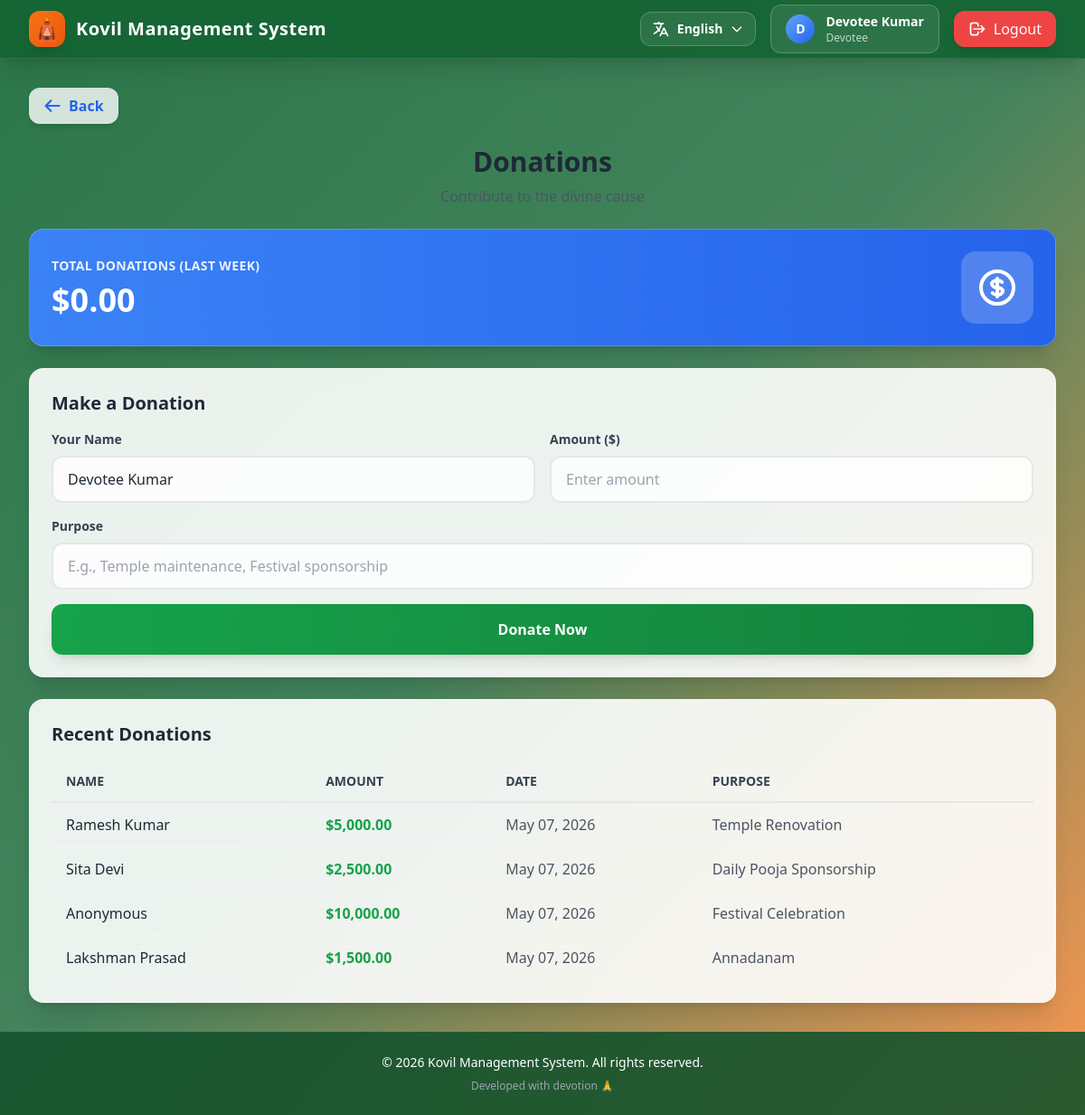
The page /Desktop-App/kovilsystem/index.php?url=donation (signed in) on the database its author committed.
### tables this page shows
CREATE TABLE IF NOT EXISTS donations (
    id INT AUTO_INCREMENT PRIMARY KEY,
    donor_name VARCHAR(100) NOT NULL,
    amount DECIMAL(10,2) NOT NULL,
    purpose VARCHAR(200),
    payment_status ENUM('pending', 'completed', 'failed') DEFAULT 'pending',
    created_at TIMESTAMP DEFAULT CURRENT_TIMESTAMP,
    INDEX idx_created_at (created_at),
    INDEX idx_payment_status (payment_status)
);

### Desktop-App/kovilsystem/index.php (called while the page is built, shortened)
<?php
require_once __DIR__ . "/config/database.php";
require_once __DIR__ . "/app/controllers/MainController.php";
$page = $_GET['url'] ?? 'home';
$page = htmlspecialchars(strip_tags($page), ENT_QUOTES, 'UTF-8');
try {
    $controller = new MainController();
    $controller->load($page);
} catch (Exception $e) {
    error_log("Application Error: " . $e->getMessage());
    if (defined('APP_ENV') && APP_ENV === 'development') {
        echo "<div style='padding: 20px; color: red;'>";
        echo "<h2>Error Occurred</h2>";
        echo "<p>" . htmlspecialchars($e->getMessage(), ENT_QUOTES, 'UTF-8') . "</p>";
        echo "</div>";
    } else {
        echo "<div style='padding: 20px;'>";
        echo "<h2>An error occurred. Please try again later.</h2>";
        echo "</div>";
    }
}

### Desktop-App/kovilsystem/config/database.php (called while the page is built, shortened)
<?php
class Database {
    private static $conn = null;
    public static function connect() {
        if (self::$conn === null) {
            try {
                self::$conn = new mysqli(DB_HOST, DB_USER, DB_PASS, DB_NAME);
                self::$conn->set_charset(DB_CHARSET);
            } catch (Exception $e) {
                error_log("Database Error: " . $e->getMessage());
                die("Database connection failed. Please ensure the database is configured properly.");
            }
        }
        return self::$conn;
    }
}

### Desktop-App/kovilsystem/app/models/Donation.php (called while the page is built, shortened)
<?php
require_once __DIR__ . "/../../config/database.php";
class Donation {
    private $conn;
    public function __construct() {
        $this->conn = Database::connect();
    }
    public function getAll() {
        $result = $this->conn->query("SELECT * FROM donations ORDER BY created_at DESC");
        return $result;
    }
}

### Desktop-App/kovilsystem/app/views/donation/index.php (the view, shortened to what this page needs)
<div class="space-y-6">
    <div class="flex items-center space-x-4 mb-4">
        <a href="javascript:history.back()" class="group flex items-center space-x-2 bg-white/80 hover:bg-white backdrop-blur-sm px-4 py-2 rounded-xl shadow-md transition-all duration-200 hover:scale-105 active:scale-95">
            <svg class="w-5 h-5 text-accent-600 group-hover:text-accent-700" fill="none" stroke="currentColor" viewBox="0 0 24 24">
                <path stroke-linecap="round" stroke-linejoin="round" stroke-width="2.5" d="M10 19l-7-7m0 0l7-7m-7 7h18"></path>
            </svg>
            <span class="font-semibold text-accent-600 group-hover:text-accent-700">Back</span>
        </a>
    </div>
    <div class="text-center mb-8">
        <h1 class="text-3xl font-bold text-gray-800 mb-2">Donations</h1>
        <p class="text-gray-600">Contribute to the divine cause</p>
    </div>
    <div class="glass-card bg-gradient-to-r from-accent-500 to-accent-600 p-6 card-hover">
        <div class="flex items-center justify-between">
            <div>
                <p class="text-white/90 text-sm font-semibold uppercase tracking-wide">Total Donations (Last Week)</p>
                <p class="text-4xl font-bold text-white mt-2">$<?= number_format($donations ?? 0, 2) ?></p>
            </div>
            <div class="w-20 h-20 bg-white/20 backdrop-blur-sm rounded-2xl flex items-center justify-center">
            </div>
        </div>
    </div>
    <div class="glass-card p-6 card-hover">
        <h2 class="text-xl font-bold text-gray-800 mb-4">Make a Donation</h2>
        <form method="POST" class="grid grid-cols-1 md:grid-cols-2 gap-4">
            <div>
                <label for="name" class="block text-sm font-semibold text-gray-700 mb-2">Your Name</label>
                <input
                    type="text"
                    name="name"
                    id="name"
                    placeholder="Enter your name"
                    class="input-field w-full px-4 py-3 bg-white/80 border-2 border-gray-200 text-gray-800 focus:border-primary-500 focus:bg-white transition-all duration-200 rounded-xl"
                    value="<?= htmlspecialchars($_SESSION['user']['name'] ?? '') ?>"
                    required
                >
            </div>
            <div>
                <label for="amount" class="block text-sm font-semibold text-gray-700 mb-2">Amount ($)</label>
                <input
                    type="number"
                    name="amount"
                    id="amount"
                    placeholder="Enter amount"
                    min="1"
                    step="0.01"
                    class="input-field w-full px-4 py-3 bg-white/80 border-2 border-gray-200 text-gray-800 focus:border-primary-500 focus:bg-white transition-all duration-200 rounded-xl"
                    required
                >
            </div>
            <div class="md:col-span-2">
                <label for="purpose" class="block text-sm font-semibold text-gray-700 mb-2">Purpose</label>
                <input
                    type="text"
                    name="purpose"
                    id="purpose"
                    placeholder="E.g., Temple maintenance, Festival sponsorship"
                    class="input-field w-full px-4 py-3 bg-white/80 border-2 border-gray-200 text-gray-800 focus:border-primary-500 focus:bg-white transition-all duration-200 rounded-xl"
                >
            </div>
            <div class="md:col-span-2">
                <button
                    type="submit"
                    class="w-full bg-gradient-to-r from-green-600 to-green-700 hover:from-green-500 hover:to-green-600 text-white font-bold py-4 px-6 rounded-xl shadow-lg transition-all duration-300 transform hover:scale-[1.02] active:scale-[0.98]"
                >
                    Donate Now
                </button>
            </div>
        </form>
    </div>
    <div class="glass-card p-6 card-hover">
        <h2 class="text-xl font-bold text-gray-800 mb-4">Recent Donations</h2>
        <div class="overflow-x-auto">
            <table class="w-full">
                <thead>
                    <tr class="border-b-2 border-gray-200">
                        <th class="text-left py-3 px-4 text-sm font-semibold text-gray-700 uppercase">Name</th>
                        <th class="text-left py-3 px-4 text-sm font-semibold text-gray-700 uppercase">Amount</th>
                        <th class="text-left py-3 px-4 text-sm font-semibold text-gray-700 uppercase">Date</th>
                        <th class="text-left py-3 px-4 text-sm font-semibold text-gray-700 uppercase">Purpose</th>
                    </tr>
                </thead>
                <tbody>
                    <?php
                    $donations = [];
                    if ($data instanceof mysqli_result) {
                        $donations = $data->fetch_all(MYSQLI_ASSOC);
                    } elseif (is_array($data)) {
                        $donations = $data;
                    }
                    ?>
                    <?php if(!empty($donations)): ?>
                        <?php foreach($donations as $donation): ?>
                        <tr class="border-b border-gray-100 hover:bg-gray-50 transition-colors">
                            <td class="py-3 px-4 text-gray-800"><?= htmlspecialchars($donation['donor_name']) ?></td>
                            <td class="py-3 px-4 text-green-600 font-semibold">$<?= number_format($donation['amount'], 2) ?></td>
                            <td class="py-3 px-4 text-gray-600">
                                <?php if(isset($donation['created_at']) && !empty($donation['created_at'])): ?>
                                    <?= date('M d, Y', strtotime($donation['created_at'])) ?>
                                <?php else: ?>
                                    <span class="text-gray-400">N/A</span>
                                <?php endif; ?>
                            </td>
                            <td class="py-3 px-4 text-gray-600"><?= htmlspecialchars($donation['purpose'] ?? 'General') ?></td>
                        </tr>
                        <?php endforeach; ?>
                    <?php else: ?>
                        <tr>
                            <td colspan="4" class="py-8 text-center text-gray-500">No donations yet</td>
                        </tr>
                    <?php endif; ?>
                </tbody>
            </table>
        </div>
    </div>
</div>

### rows shown on the page
donations: donor_name "Ramesh Kumar", amount "5,000.00", created_at "May 07, 2026", purpose "Temple Renovation"
donations: donor_name "Sita Devi", amount "2,500.00", created_at "May 07, 2026", purpose "Daily Pooja Sponsorship"
donations: donor_name "Anonymous", amount "10,000.00", created_at "May 07, 2026", purpose "Festival Celebration"
donations: donor_name "Lakshman Prasad", amount "1,500.00", created_at "May 07, 2026", purpose "Annadanam"

### other values the page prints
APP_NAME "Kovil Management System"
getLanguageName(getCurrentLanguage()) "English"
substr($_SESSION['user']['name'], 0, 1) "D"
$_SESSION['user']['name'] "Devotee Kumar"
$_SESSION['user']['role'] "Devotee"
$donations "0.00"
